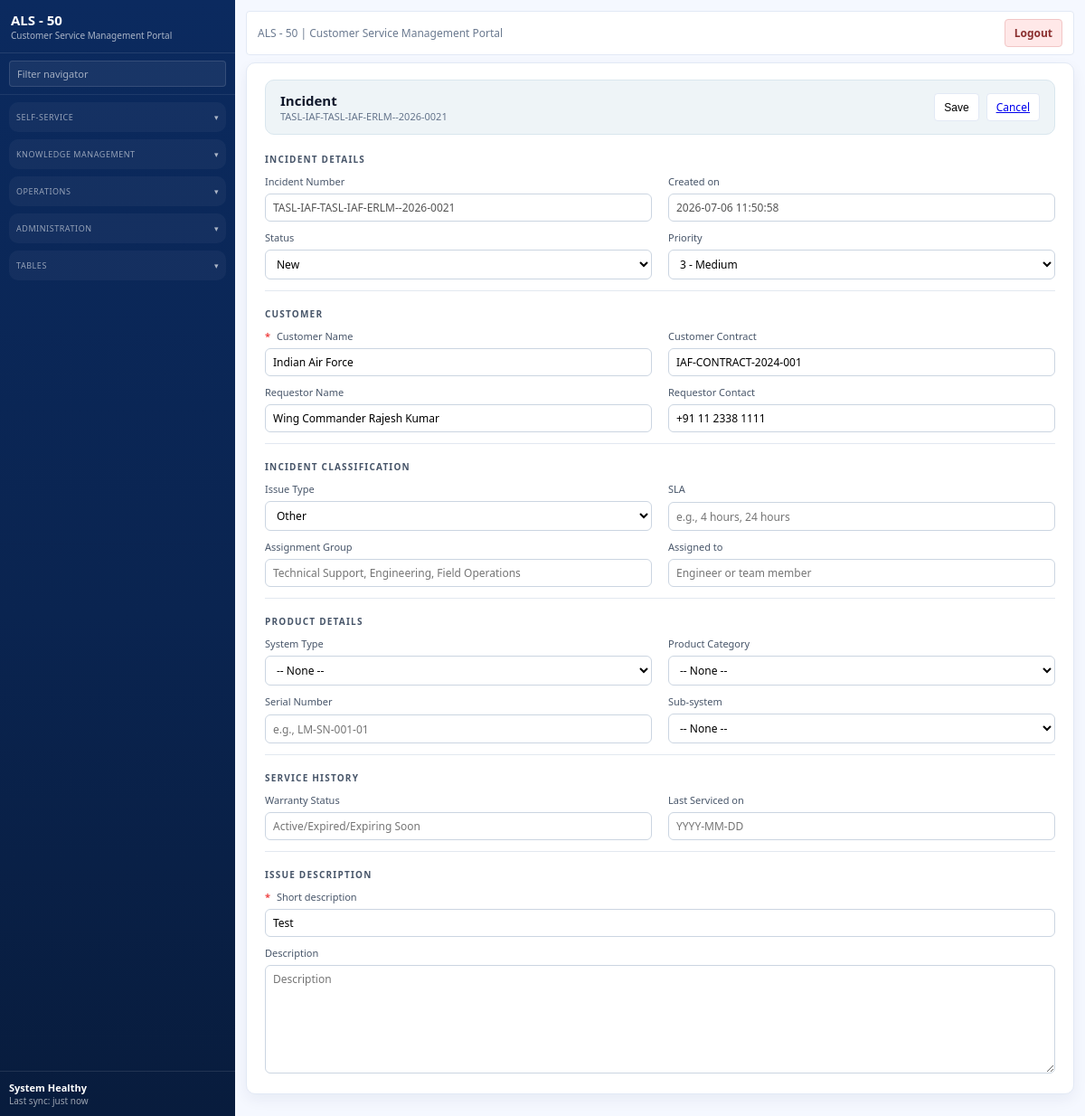
Page /incidents/57 on the committed database.
### models/incident.py (models this page shows)
class Incident(Base):
    __tablename__ = "incidents"
    id = Column(Integer, primary_key=True, index=True)
    title = Column(String(200), nullable=False)
    description = Column(Text, nullable=True)
    status = Column(String(50), nullable=False, default="new")
    priority = Column(String(50), nullable=False, default="medium")
    issue_type = Column(String(100), nullable=True)
    stage = Column(String(50), nullable=False, default="triage")
    caller = Column(String(200), nullable=True)  # Customer name
    requestor_name = Column(String(200), nullable=True)
    customer_contract = Column(String(100), nullable=True)
    requestor_contact = Column(String(200), nullable=True)
    srlm_system = Column(String(100), nullable=True)  # SRLM/ERLM
    platform_variant = Column(String(200), nullable=True)  # Product category (LM, GCS, TMV, etc.)
    line_replaceable_unit = Column(String(100), nullable=True)  # Serial number
    sub_system = Column(String(200), nullable=True)
    assignment_group = Column(String(200), nullable=True)
    assigned_to = Column(String(200), nullable=True)
    sla = Column(String(100), nullable=True)
    warranty_status = Column(String(50), nullable=True)
    last_serviced_date = Column(String(50), nullable=True)
    created_at = Column(DateTime(timezone=True), server_default=func.now(), nullable=False)
    updated_at = Column(DateTime(timezone=True), onupdate=func.now())

### routers/incidents.py (the view)
@router.get("/incidents/{incident_id}")
def incident_detail(request: Request, incident_id: int, db: Session = Depends(get_db)):
    incident = db.query(Incident).filter(Incident.id == incident_id).first()
    if not incident:
        return redirect_with_flash("/incidents", request, "Incident not found.", "error")
    issue_types = _get_issue_types()
    statuses = _get_incident_statuses()
    priorities = _get_incident_priorities()
    generated_incident_number = _generate_incident_number(incident.caller, db)
    context = build_template_context(
        request,
        incident=incident,
        incident_number=generated_incident_number,
        issue_types=issue_types,
        statuses=statuses,
        priorities=priorities,
    )
    return templates.TemplateResponse(request, "incident_detail_form.html", context)

### templates/incident_detail_form.html (shortened to what this page needs)
{% extends "base.html" %}
{% block content %}
<section class="si-incident-new">
  <header class="si-incident-header">
    <div>
      <div class="si-incident-title">Incident</div>
      <div class="si-incident-subtitle">{{ incident_number or "INC" + "%07d" | format(incident.id) }}</div>
    </div>
    <div class="si-incident-actions">
      <button type="submit" form="incident-detail-form" class="si-btn">Save</button>
      <a href="/incidents" class="si-btn si-btn-secondary">Cancel</a>
    </div>
  </header>
  <form id="incident-detail-form" method="post" action="/incidents/{{ incident.id }}" class="si-incident-form">
    <div class="si-incident-grid">
      <div class="si-incident-section">Incident details</div>
      <div class="si-incident-field">
        <label>Incident Number</label>
        <input value="{{ incident_number or 'INC' + '%07d' | format(incident.id) }}" readonly disabled />
      </div>
      <div class="si-incident-field">
        <label>Created on</label>
        <input value="{{ format_utc(incident.created_at, "%Y-%m-%d %H:%M:%S") }}" readonly disabled />
      </div>
      <div class="si-incident-field">
        <label>Status</label>
        <select name="status">
          {% for status in statuses %}
          <option value="{{ status.id }}" {% if incident.status == status.id %}selected{% endif %}>{{ status.label }}</option>
          {% endfor %}
        </select>
      </div>
      <div class="si-incident-field">
        <label>Priority</label>
        <select name="priority">
          {% for priority in priorities %}
          <option value="{{ priority.id }}" {% if incident.priority == priority.id %}selected{% endif %}>{{ priority.name }}</option>
          {% endfor %}
        </select>
      </div>
      <div class="si-incident-divider"></div>
      <div class="si-incident-section">Customer</div>
      <div class="si-incident-field">
        <label><span class="si-required">*</span> Customer Name</label>
        <input name="caller" placeholder="Select customer" list="customer-name-list" value="{{ incident.caller or '' }}" />
      </div>
      <div class="si-incident-field">
        <label>Customer Contract</label>
        <input name="customer_contract" placeholder="e.g., Contract-2024-1234" value="{{ incident.customer_contract or '' }}" />
      </div>
      <div class="si-incident-field">
        <label>Requestor Name</label>
        <input name="requestor_name" placeholder="Requestor name" value="{{ incident.requestor_name or '' }}" />
      </div>
      <div class="si-incident-field">
        <label>Requestor Contact</label>
        <input name="requestor_contact" placeholder="Phone or Email" value="{{ incident.requestor_contact or '' }}" />
      </div>
      <div class="si-incident-divider"></div>
      <div class="si-incident-section">Incident Classification</div>
      <div class="si-incident-field">
        <label>Issue Type</label>
        <select name="issue_type">
          {% for issue_type in issue_types %}
          <option value="{{ issue_type.id }}" {% if incident.issue_type == issue_type.id %}selected{% endif %}>{{ issue_type.name }}</option>
          {% endfor %}
        </select>
      </div>
      <div class="si-incident-field">
        <label>SLA</label>
        <input name="sla" placeholder="e.g., 4 hours, 24 hours" value="{{ incident.sla or '' }}" />
      </div>
      <div class="si-incident-field">
        <label>Assignment Group</label>
        <input name="assignment_group" placeholder="Technical Support, Engineering, Field Operations" value="{{ incident.assignment_group or '' }}" />
      </div>
      <div class="si-incident-field">
        <label>Assigned to</label>
        <input name="assigned_to" placeholder="Engineer or team member" value="{{ incident.assigned_to or '' }}" />
      </div>
      <div class="si-incident-divider"></div>
      <div class="si-incident-section">Product details</div>
      <div class="si-incident-field">
        <label>System Type</label>
        <select name="srlm_system" id="srlm-select">
          <option value="">-- None --</option>
        </select>
      </div>
      <div class="si-incident-field">
        <label>Product Category</label>
        <select name="platform_variant" id="platform-variant">
          <option value="">-- None --</option>
        </select>
      </div>
      <div class="si-incident-field">
        <label>Serial Number</label>
        <input name="line_replaceable_unit" placeholder="e.g., LM-SN-001-01" value="{{ incident.line_replaceable_unit or '' }}" />
      </div>
      <div class="si-incident-field">
        <label>Sub-system</label>
        <select name="sub_system" id="sub-system">
          <option value="">-- None --</option>
        </select>
      </div>
      <div class="si-incident-divider"></div>
      <div class="si-incident-section">Service history</div>
      <div class="si-incident-field">
        <label>Warranty Status</label>
        <input name="warranty_status" placeholder="Active/Expired/Expiring Soon" value="{{ incident.warranty_status or '' }}" />
      </div>
      <div class="si-incident-field">
        <label>Last Serviced on</label>
        <input name="last_serviced_date" placeholder="YYYY-MM-DD" value="{{ incident.last_serviced_date or '' }}" />
      </div>
      <div class="si-incident-divider"></div>
      <div class="si-incident-section">Issue description</div>
      <div class="si-incident-field si-incident-field-wide">
        <label><span class="si-required">*</span> Short description</label>
        <input name="title" placeholder="Short description" value="{{ incident.title }}" required />
      </div>
      <div class="si-incident-field si-incident-field-wide">
        <label>Description</label>
        <textarea name="description" placeholder="Description">{{ incident.description }}</textarea>
      </div>
    </div>
  </form>
</section>
{% endblock %}

### static/css/styles.css (style rules this page uses)
:root { --si-bg: #f5f8ff; --si-panel: #ffffff; --si-surface: #f6f9ff; --si-sidebar: #0f2e63; --si-sidebar-accent: #113a7a; --si-primary: #2b74d6; --si-primary-2: #1c59b3; --si-secondary: #0f172a; --si-text: #0b1f3b; --si-muted: #6b7a90; --si-card: #ffffff; --si-border: #e2e9f5; --si-shadow: 0 12px 28px rgba(15, 40, 90, 0.08); --si-shadow-soft: 0 6px 16px rgba(15, 40, 90, 0.06); }
* { box-sizing: border-box; }
body.si-app { background: var(--si-bg); font-family: "IBM Plex Sans", "Segoe UI", sans-serif; color: var(--si-text); margin: 0; font-size: 13px; }
.si-incident-new { background: #ffffff; border-radius: 10px; padding: 18px 20px 22px 20px; border: 1px solid var(--si-border); box-shadow: var(--si-shadow-soft); }
.si-incident-header { display: flex; align-items: center; justify-content: space-between; padding-bottom: 14px; border-bottom: 1px solid #d9e1ef; margin-bottom: 14px; background: #eef4f7; padding: 12px 16px; border-radius: 10px; border: 1px solid #d9e6ee; }
.si-incident-title { font-size: 15px; font-weight: 700; color: #0f172a; }
.si-incident-subtitle { font-size: 11px; color: #64748b; }
.si-incident-actions { display: flex; gap: 8px; }
.si-incident-form { display: grid; gap: 12px; }
.si-incident-grid { display: grid; grid-template-columns: repeat(2, minmax(0, 1fr)); gap: 10px 18px; }
.si-incident-section { grid-column: 1 / -1; margin-top: 6px; font-size: 10px; font-weight: 700; letter-spacing: 0.12em; text-transform: uppercase; color: #475569; }
.si-incident-divider { grid-column: 1 / -1; height: 1px; background: #e2e8f0; margin: 2px 0 2px; }
.si-incident-field { display: grid; gap: 6px; font-size: 11px; color: #475569; }
.si-incident-field input, .si-incident-field select, .si-incident-field textarea { border: 1px solid #cbd5e1; border-radius: 6px; padding: 6px 8px; font: inherit; font-size: 12px; background: #ffffff; }
.si-incident-field textarea { min-height: 120px; resize: vertical; }
.si-incident-field-wide { grid-column: 1 / -1; }
.si-required { color: #ef4444; font-weight: 700; margin-right: 4px; }
.si-btn { border-radius: 4px; border: 1px solid var(--si-border); padding: 6px 10px; background: #fff; font-size: 12px; cursor: pointer; }

### rows in the picture
Incident: created_at "2026-07-06 11:50:58", status "New", priority "3 - Medium", caller "Indian Air Force", customer_contract "IAF-CONTRACT-2024-001", requestor_name "Wing Commander Rajesh Kumar", requestor_contact "+91 11 2338 1111", issue_type "Other", title "Test"

### other values in the picture
{{ incident_number or "INC" + "%07d" | format(incident.id) }} "TASL-IAF-TASL-IAF-ERLM--2026-0021"
